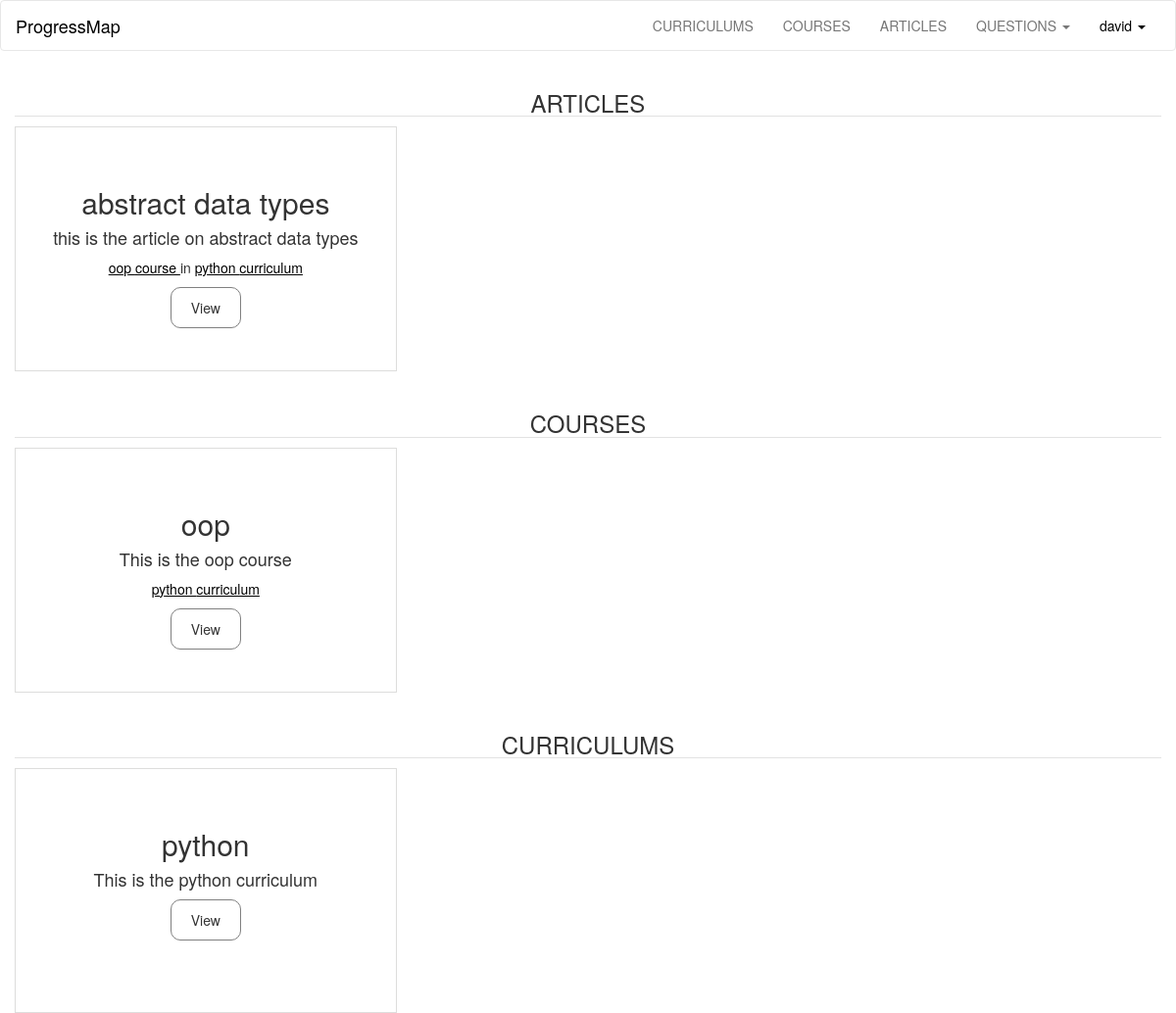
The page /user/david/content (signed in) on the database as committed earlier.
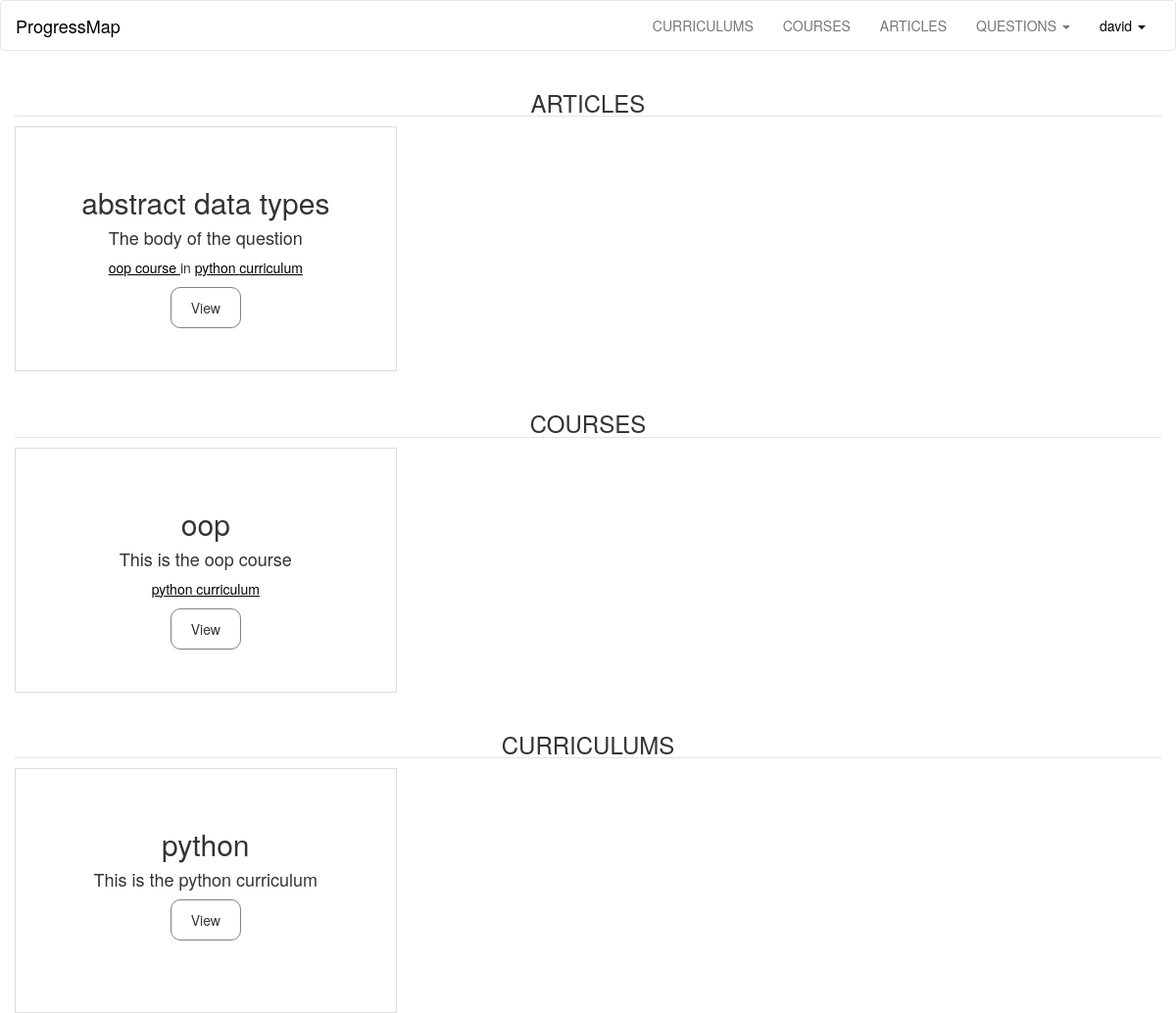
The same page on the database as committed later.
### progressMap/models.py (models this page shows, shortened)
class Articles(db.Model):
	id  = db.Column(db.Integer, primary_key = True)
	title = db.Column(db.String(300), nullable=False)
	description = db.Column(db.Text, nullable=False)
	questions = db.relationship('Questions', backref='article', lazy='dynamic')
	user_id = db.Column(db.Integer, db.ForeignKey('user.id'), nullable=False)
	course_id = db.Column(db.Integer, db.ForeignKey('courses.id'), nullable=False)
	curriculum_id = db.Column(db.Integer, db.ForeignKey('curriculums.id'), nullable=False)

class Courses(db.Model):
	id  = db.Column(db.Integer, primary_key = True)
	title = db.Column(db.String(300), nullable=False)
	description = db.Column(db.Text, nullable=False)
	articles =  db.relationship('Articles', backref='course', lazy='dynamic')
	user_id = db.Column(db.Integer, db.ForeignKey('user.id'), nullable=False)
	curriculum_id = db.Column(db.Integer, db.ForeignKey('curriculums.id'), nullable=False)

class Curriculums(db.Model):
	id  = db.Column(db.Integer, primary_key = True)
	title = db.Column(db.String(300), nullable=False)
	description = db.Column(db.Text, nullable=False)
	articles =  db.relationship('Articles', backref='curriculum', lazy='dynamic')
	courses =  db.relationship('Courses', backref='curriculum', lazy='dynamic')
	user_id = db.Column(db.Integer, db.ForeignKey('user.id'), nullable=False)

### progressMap/user/views.py (the view)
@login_required
@user.route('/<username>/content')
def addedContent(username):
	user = current_user
	return render_template('addedContent.html', user = user)

### progressMap/main/views.py (called while the page is built)
@login_manager.user_loader
def load_user(userid):
	return models.User.query.get(int(userid))

### progressMap/templates/addedContent.html (shortened to what this page needs)
{% extends 'base.html' %}
{% block user_link %}
{% if current_user.is_authenticated %}
<li class="dropdown">
<a class="dropdown-toggle active" data-toggle="dropdown" href="#">{{current_user.username}}
<span class="caret"></span></a>
</li>
{% else %}
<li><a href="{{ url_for('main.show', page='login') }}">LOGIN</a>
</li>
{% endif %}
{% endblock %}
{% block content %}
<section class="container-fluid content">
<h3 class="b-down text-center">ARTICLES</h3>
	{% for article in user.articles%}
	<section class="text-center tile">
		<article class="title">
			<br /><br /><br />
			<h2 style="margin-top: 0px;">{{article.title}}</h2>
			<h4 class="desc">
				{{article.description}}
			</h4>
			<p class="date underline">
				<a>{{ article.course.title }} course </a> in
				<a>{{ article.curriculum.title }} curriculum</a>
			</p>
			<button class="button">View</button>
		</article>
	</section>
	{% else %}
	<h4 class="text-center">No article has been added yet.</h4>
	{% endfor %}
</section>
<br />
<section class="container-fluid content">
<h3 class="b-down text-center">COURSES</h3>
	{% for course in user.courses%}
	<section class="text-center tile">
		<article class="title">
			<br /><br /><br />
			<h2 style="margin-top: 0px;">{{course.title}}</h2>
			<h4 class="desc">
				{{course.description}}
			</h4>
			<p class="date underline">
				<a>{{ course.curriculum.title }} curriculum</a>
			</p>
			<button class="button">View</button>
		</article>
	</section>
	{% else %}
	<h4 class="text-center">No course has been added yet.</h4>
	{% endfor %}
</section>
<br />
<section class="container-fluid content">
<h3 class="b-down text-center">CURRICULUMS</h3>
	{% for curriculum in user.curriculums%}
	<section class="text-center tile">
		<article class="title">
			<br /><br /><br />
			<h2 style="margin-top: 0px;">{{curriculum.title}}</h2>
			<h4 class="desc">
				{{curriculum.description}}
			</h4>
			<button class="button">View</button>
		</article>
	</section>
	{% else %}
	<h4 class="text-center">No curriculum has been added yet.</h4>
	{% endfor %}
</section>
{% endblock %}

Rows that differ between the two databases and show on the page:
changed Articles "abstract data types": description "this is the article on abstract data types" → "The body of the question"
